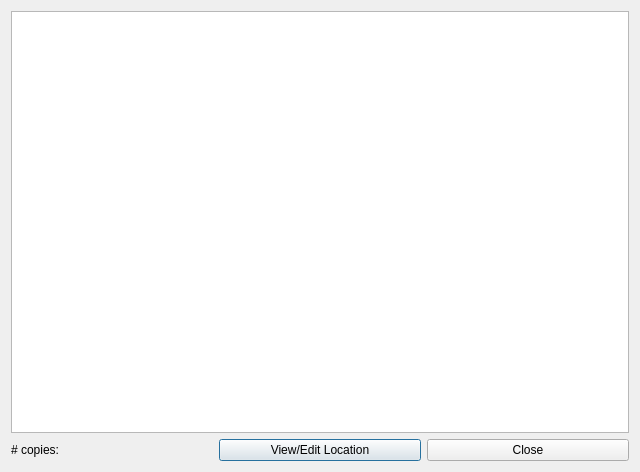
<?xml version="1.0" encoding="UTF-8"?>
<ui version="4.0">
 <class>FolderView</class>
 <widget class="QDialog" name="FolderView">
  <property name="geometry">
   <rect>
    <x>0</x>
    <y>0</y>
    <width>640</width>
    <height>472</height>
   </rect>
  </property>
  <property name="windowTitle">
   <string>Drive View</string>
  </property>
  <layout class="QVBoxLayout" name="verticalLayout">
   <item>
    <widget class="QTreeWidget" name="folder">
     <property name="editTriggers">
      <set>QAbstractItemView::NoEditTriggers</set>
     </property>
     <property name="alternatingRowColors">
      <bool>false</bool>
     </property>
     <attribute name="headerVisible">
      <bool>false</bool>
     </attribute>
     <attribute name="headerVisible">
      <bool>false</bool>
     </attribute>
     <column>
      <property name="text">
       <string/>
      </property>
     </column>
    </widget>
   </item>
   <item>
    <layout class="QHBoxLayout" name="horizontalLayout">
     <item>
      <widget class="QLabel" name="copyLabel">
       <property name="text">
        <string># copies: </string>
       </property>
      </widget>
     </item>
     <item>
      <widget class="QPushButton" name="location">
       <property name="text">
        <string>View/Edit Location</string>
       </property>
      </widget>
     </item>
     <item>
      <widget class="QPushButton" name="okay">
       <property name="text">
        <string>Close</string>
       </property>
      </widget>
     </item>
    </layout>
   </item>
  </layout>
 </widget>
 <resources/>
 <connections>
  <connection>
   <sender>okay</sender>
   <signal>clicked()</signal>
   <receiver>FolderView</receiver>
   <slot>accept()</slot>
   <hints>
    <hint type="sourcelabel">
     <x>588</x>
     <y>454</y>
    </hint>
    <hint type="destinationlabel">
     <x>501</x>
     <y>450</y>
    </hint>
   </hints>
  </connection>
  <connection>
   <sender>location</sender>
   <signal>clicked()</signal>
   <receiver>FolderView</receiver>
   <slot>location()</slot>
   <hints>
    <hint type="sourcelabel">
     <x>366</x>
     <y>461</y>
    </hint>
    <hint type="destinationlabel">
     <x>356</x>
     <y>428</y>
    </hint>
   </hints>
  </connection>
 </connections>
 <slots>
  <slot>browse()</slot>
  <slot>openFile(QTreeWidgetItem*,int)</slot>
  <slot>makeCopy()</slot>
  <slot>viewCopies()</slot>
  <slot>viewLocation()</slot>
  <slot>location()</slot>
 </slots>
</ui>
